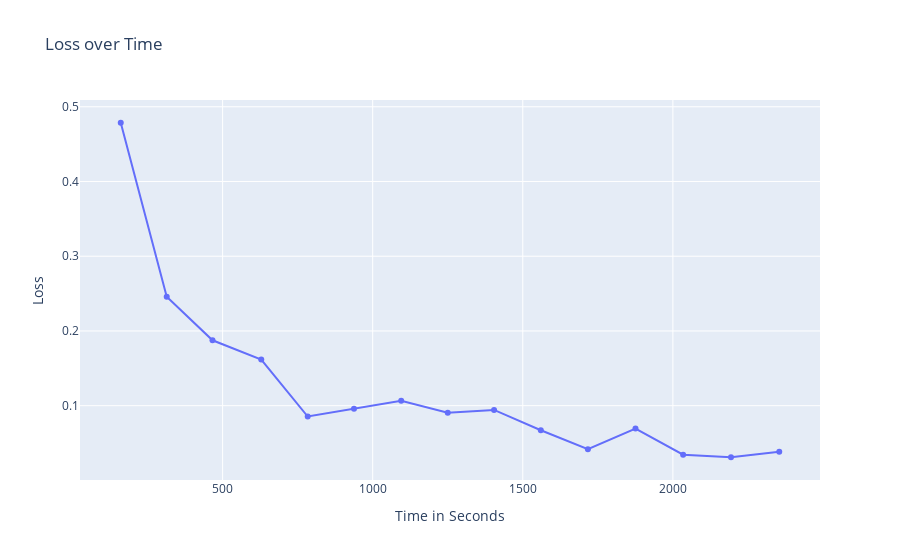

Notebook cell for this chart:
### Code cell
#Create line graph for modified model run with using epoch of 15 and 300 images (test):
# Define X and Y variable data
df = pd.DataFrame(dict(
    x = [160.6494,313.8201,466.3461,628.6985,783.4884,937.5789,1094.9198,1249.9527,1404.3059,1560.0752,1716.8497,1875.5020,2034.1293,2193.6119,2354.3475],
    y = [0.4786,0.2458,0.1875,0.1617, 0.0855, 0.0958, 0.1067, 0.0907, 0.0943, 0.0671, 0.0418, 0.0694, 0.0344, 0.0310, 0.0385,]

))

fig = px.line(df, x="x", y="y", title = "Loss over Time",
              labels = {
                  "x": "Time in Seconds",
                  "y":"Loss"
              })
fig.update_traces(mode = "markers+lines")
fig.show()

### Figure 1 — Plotly figure (JSON) as saved in the notebook; plotly's stock layout.template omitted (floating-point values rounded to 4 significant figures)
{"data": [{"hovertemplate": "Time in Seconds=%{x}<br>Loss=%{y}<extra></extra>", "legendgroup": "", "line": {"color": "#636efa", "dash": "solid"}, "marker": {"symbol": "circle"}, "mode": "markers+lines", "name": "", "orientation": "v", "showlegend": false, "type": "scatter", "x": [160.6, 313.8, 466.3, 628.7, 783.5, 937.6, 1095.0, 1250.0, 1404.0, 1560.0, 1717.0, 1876.0, 2034.0, 2194.0, 2354.0], "xaxis": "x", "y": [0.4786, 0.2458, 0.1875, 0.1617, 0.0855, 0.0958, 0.1067, 0.0907, 0.0943, 0.0671, 0.0418, 0.0694, 0.0344, 0.031, 0.0385], "yaxis": "y"}], "layout": {"legend": {"tracegroupgap": 0}, "title": {"text": "Loss over Time"}, "xaxis": {"anchor": "y", "domain": [0, 1], "title": {"text": "Time in Seconds"}}, "yaxis": {"anchor": "x", "domain": [0, 1], "title": {"text": "Loss"}}}}
